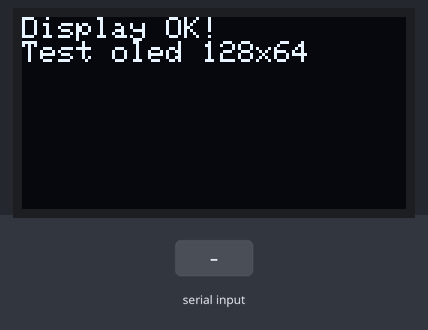
This sketch was run on a simulated Arduino Uno, built with avr-gcc and run on an emulated ATmega328P. On the bench: 128×64 one-colour display. The test bench sets the inputs (shaded band). What the sketch prints to the serial monitor is not drawn.

Above: at 3.2 s.
3.3 s: "90,45\n" received over Serial
At 5.3 s:
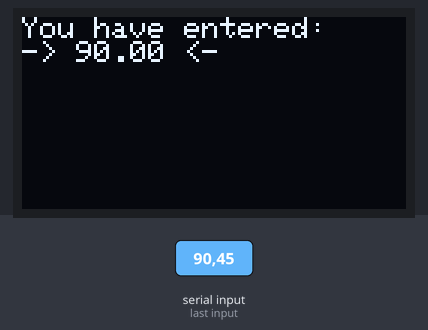
5.8 s: "30,150\n" received over Serial
Timing chart, 0 to 8.8 s (numbered marks = the images above; inputs shaded):
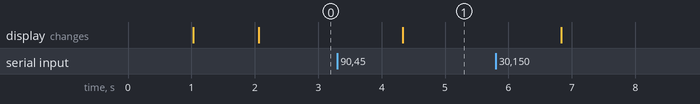

Measured:
- after the input at 3.3 s, the display: changes after 1.0 s (image 1)

The sketch:

test_oled.ino
```cpp
#include <Wire.h>
#include <Adafruit_GFX.h>
#include <Adafruit_SSD1306.h>

#define SCREEN_WIDTH 128
#define SCREEN_HEIGHT 64
#define OLED_RESET 4
#define SCREEN_ADDRESS 0x3C  // Чаще всего 0x3C для 128x64

Adafruit_SSD1306 display(SCREEN_WIDTH, SCREEN_HEIGHT, &Wire, OLED_RESET);

void setup() {
  Serial.begin(115200);
  delay(1000);
  Serial.println("Starting...");

  if (!display.begin(SSD1306_SWITCHCAPVCC, SCREEN_ADDRESS)) {
    Serial.println("SSD1306 allocation failed");
    while (true) {
      delay(1000);
      Serial.println("Display not found!");
    }
  }
  display.clearDisplay();
  display.setTextSize(1);
  display.setTextColor(WHITE);
  display.setCursor(0, 0);
  display.println("Display OK!");
  delay(1000);
  display.println("Test oled 128x64");
  display.display();
}

void loop() {
  if (Serial.available()) {
    float enter = Serial.readString().toFloat();
    display.clearDisplay();
    display.setTextSize(1);
    display.setTextColor(WHITE);
    display.setCursor(0, 0);
    display.println("You have entered:");
    String text = "-> " + String(enter) + " <- ";
    display.println(text);
    display.display();
  }
}
```
